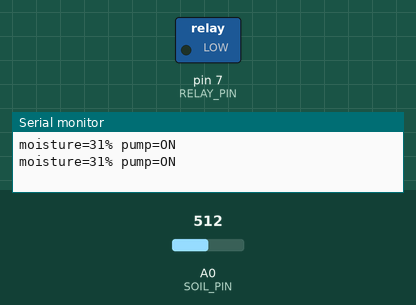
This sketch was run on a simulated Arduino Uno, built with avr-gcc and run on an emulated ATmega328P. On the bench: switched loads named in the sketch (green lamp = pin HIGH), the last lines printed to the serial monitor. Inputs (shaded band) come from the test bench; at power-on: A0 (SOIL_PIN) = 512.

Above: at 2.8 s.
2.9 s: A0 (SOIL_PIN) set to 429
5.6 s: A0 (SOIL_PIN) set to 405
At 7.1 s:
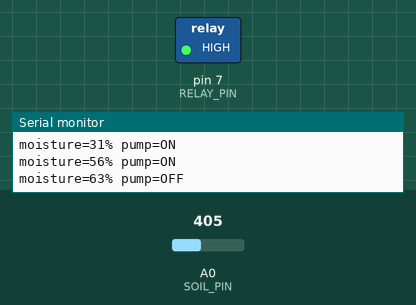
8.3 s: A0 (SOIL_PIN) set to 488
11.2 s: A0 (SOIL_PIN) set to 517
At 12.9 s:
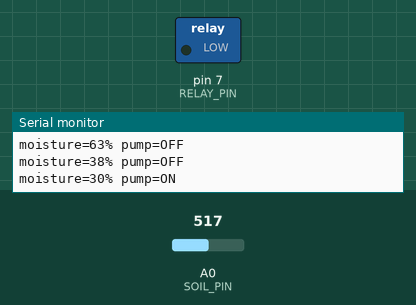
13.9 s: A0 (SOIL_PIN) set to 306
At 14.5 s:
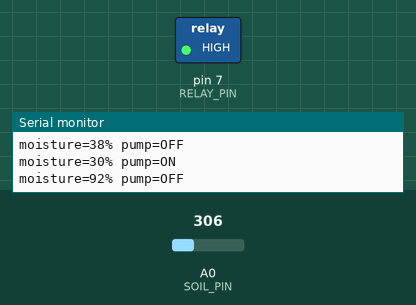
Timing chart, 0 to 16.9 s (numbered marks = the images above; inputs shaded):
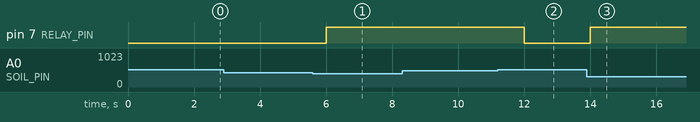

The sketch:

smart-irrigation.ino
```cpp
// Arduino smart irrigation — soil-moisture controlled pump (reference sketch)
// Wiring: capacitive soil sensor -> A0, relay module IN -> D7, DHT11 -> D2 (optional)

const int SOIL_PIN = A0;
const int RELAY_PIN = 7;

// Calibrate these two values for your sensor and soil:
const int DRY_READING = 620;   // sensor value in dry air / dry soil
const int WET_READING = 280;   // sensor value in saturated soil
const int START_BELOW = 35;    // start pump when moisture % drops below this
const int STOP_ABOVE = 60;     // stop pump when moisture % rises above this

bool pumpOn = false;

int moisturePercent() {
  int raw = analogRead(SOIL_PIN);
  return constrain(map(raw, DRY_READING, WET_READING, 0, 100), 0, 100);
}

void setup() {
  pinMode(RELAY_PIN, OUTPUT);
  digitalWrite(RELAY_PIN, HIGH); // most relay boards are active-LOW
  Serial.begin(9600);
}

void loop() {
  int m = moisturePercent();
  if (!pumpOn && m < START_BELOW) pumpOn = true;
  if (pumpOn && m > STOP_ABOVE) pumpOn = false;   // hysteresis avoids rapid cycling
  digitalWrite(RELAY_PIN, pumpOn ? LOW : HIGH);

  Serial.print("moisture="); Serial.print(m);
  Serial.print("% pump="); Serial.println(pumpOn ? "ON" : "OFF");
  delay(2000);
}
```

Measured:
- the behaviour switches between 413 and 412 on A0 (SOIL_PIN) (found by bisection; images 0 and 1)
- the behaviour switches between 501 and 502 on A0 (SOIL_PIN) (found by bisection; images 1 and 2)
- after the input at 5.6 s, pin 7 (RELAY_PIN): LOW → HIGH after 0.40 s
- after the input at 11.2 s, pin 7 (RELAY_PIN): HIGH → LOW after 0.80 s
- after the input at 13.9 s, pin 7 (RELAY_PIN): LOW → HIGH after 0.10 s
